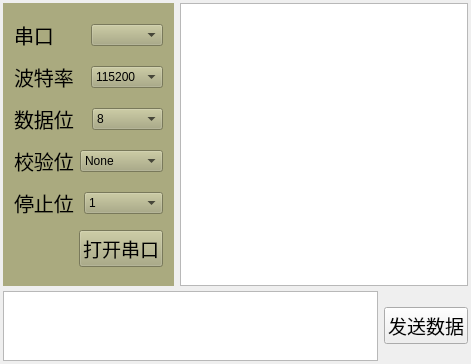
<?xml version="1.0" encoding="UTF-8"?>
<ui version="4.0">
 <class>SerialWidget</class>
 <widget class="QWidget" name="SerialWidget">
  <property name="geometry">
   <rect>
    <x>0</x>
    <y>0</y>
    <width>471</width>
    <height>364</height>
   </rect>
  </property>
  <property name="windowTitle">
   <string>SerialWidget</string>
  </property>
  <layout class="QVBoxLayout" name="verticalLayout_2" stretch="1,0">
   <property name="spacing">
    <number>5</number>
   </property>
   <property name="sizeConstraint">
    <enum>QLayout::SetMinimumSize</enum>
   </property>
   <property name="leftMargin">
    <number>3</number>
   </property>
   <property name="topMargin">
    <number>3</number>
   </property>
   <property name="rightMargin">
    <number>3</number>
   </property>
   <property name="bottomMargin">
    <number>3</number>
   </property>
   <item>
    <layout class="QHBoxLayout" name="horizontalLayout_8" stretch="0,1">
     <item>
      <widget class="QWidget" name="widget" native="true">
       <property name="styleSheet">
        <string notr="true">background-color: rgb(170, 170, 127);</string>
       </property>
       <layout class="QVBoxLayout" name="verticalLayout">
        <item>
         <layout class="QHBoxLayout" name="horizontalLayout_2">
          <item>
           <widget class="QLabel" name="label">
            <property name="font">
             <font>
              <pointsize>15</pointsize>
             </font>
            </property>
            <property name="text">
             <string>串口</string>
            </property>
           </widget>
          </item>
          <item>
           <widget class="QComboBox" name="comPortBox"/>
          </item>
         </layout>
        </item>
        <item>
         <layout class="QHBoxLayout" name="horizontalLayout_3">
          <item>
           <widget class="QLabel" name="baudLabel">
            <property name="font">
             <font>
              <pointsize>15</pointsize>
             </font>
            </property>
            <property name="text">
             <string>波特率</string>
            </property>
           </widget>
          </item>
          <item>
           <widget class="QComboBox" name="BaudBox">
            <property name="currentIndex">
             <number>0</number>
            </property>
            <item>
             <property name="text">
              <string>115200</string>
             </property>
            </item>
            <item>
             <property name="text">
              <string>57600</string>
             </property>
            </item>
            <item>
             <property name="text">
              <string>38400</string>
             </property>
            </item>
            <item>
             <property name="text">
              <string>19200</string>
             </property>
            </item>
            <item>
             <property name="text">
              <string>9600</string>
             </property>
            </item>
           </widget>
          </item>
         </layout>
        </item>
        <item>
         <layout class="QHBoxLayout" name="horizontalLayout_4">
          <item>
           <widget class="QLabel" name="baudLabel_2">
            <property name="font">
             <font>
              <pointsize>15</pointsize>
             </font>
            </property>
            <property name="text">
             <string>数据位</string>
            </property>
           </widget>
          </item>
          <item>
           <widget class="QComboBox" name="BitBox">
            <item>
             <property name="text">
              <string>8</string>
             </property>
            </item>
            <item>
             <property name="text">
              <string>7</string>
             </property>
            </item>
            <item>
             <property name="text">
              <string>6</string>
             </property>
            </item>
            <item>
             <property name="text">
              <string>5</string>
             </property>
            </item>
           </widget>
          </item>
         </layout>
        </item>
        <item>
         <layout class="QHBoxLayout" name="horizontalLayout_5">
          <item>
           <widget class="QLabel" name="baudLabel_3">
            <property name="font">
             <font>
              <pointsize>15</pointsize>
             </font>
            </property>
            <property name="text">
             <string>校验位</string>
            </property>
           </widget>
          </item>
          <item>
           <widget class="QComboBox" name="ParityBox">
            <item>
             <property name="text">
              <string>None</string>
             </property>
            </item>
            <item>
             <property name="text">
              <string>Even</string>
             </property>
            </item>
            <item>
             <property name="text">
              <string>Odd</string>
             </property>
            </item>
            <item>
             <property name="text">
              <string>Mark</string>
             </property>
            </item>
            <item>
             <property name="text">
              <string>Space</string>
             </property>
            </item>
            <item>
             <property name="text">
              <string>UnKnown</string>
             </property>
            </item>
           </widget>
          </item>
         </layout>
        </item>
        <item>
         <layout class="QHBoxLayout" name="horizontalLayout_6">
          <item>
           <widget class="QLabel" name="baudLabel_4">
            <property name="font">
             <font>
              <pointsize>15</pointsize>
             </font>
            </property>
            <property name="text">
             <string>停止位</string>
            </property>
           </widget>
          </item>
          <item>
           <widget class="QComboBox" name="StopBox">
            <item>
             <property name="text">
              <string>1</string>
             </property>
            </item>
            <item>
             <property name="text">
              <string>2</string>
             </property>
            </item>
            <item>
             <property name="text">
              <string>1.5</string>
             </property>
            </item>
            <item>
             <property name="text">
              <string>unknown</string>
             </property>
            </item>
           </widget>
          </item>
         </layout>
        </item>
        <item>
         <layout class="QHBoxLayout" name="horizontalLayout_7">
          <item>
           <spacer name="horizontalSpacer">
            <property name="orientation">
             <enum>Qt::Horizontal</enum>
            </property>
            <property name="sizeHint" stdset="0">
             <size>
              <width>40</width>
              <height>20</height>
             </size>
            </property>
           </spacer>
          </item>
          <item>
           <widget class="QPushButton" name="OpenSerialButton">
            <property name="font">
             <font>
              <pointsize>14</pointsize>
             </font>
            </property>
            <property name="text">
             <string>打开串口</string>
            </property>
           </widget>
          </item>
         </layout>
        </item>
       </layout>
      </widget>
     </item>
     <item>
      <widget class="QTextEdit" name="dataTextEdit"/>
     </item>
    </layout>
   </item>
   <item>
    <layout class="QHBoxLayout" name="horizontalLayout" stretch="1,0">
     <item>
      <widget class="QTextEdit" name="sendTextEdit">
       <property name="sizePolicy">
        <sizepolicy hsizetype="Expanding" vsizetype="Preferred">
         <horstretch>0</horstretch>
         <verstretch>0</verstretch>
        </sizepolicy>
       </property>
      </widget>
     </item>
     <item>
      <widget class="QPushButton" name="SendButton">
       <property name="font">
        <font>
         <pointsize>14</pointsize>
        </font>
       </property>
       <property name="text">
        <string>发送数据</string>
       </property>
      </widget>
     </item>
    </layout>
   </item>
  </layout>
 </widget>
 <layoutdefault spacing="6" margin="11"/>
 <resources/>
 <connections/>
</ui>
